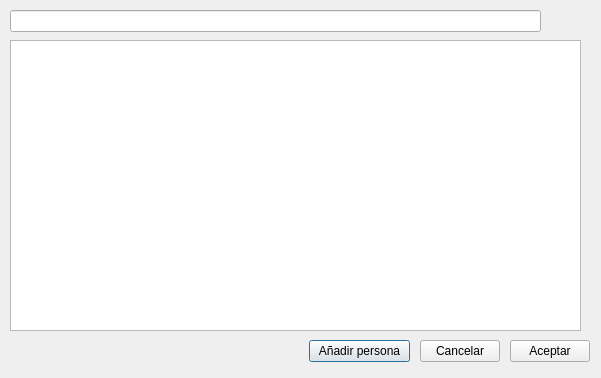
<?xml version="1.0" encoding="UTF-8"?>
<ui version="4.0">
 <class>dlgSeleccionarPersona</class>
 <widget class="QDialog" name="dlgSeleccionarPersona">
  <property name="geometry">
   <rect>
    <x>0</x>
    <y>0</y>
    <width>601</width>
    <height>378</height>
   </rect>
  </property>
  <property name="windowTitle">
   <string>Dialog</string>
  </property>
  <widget class="QTableView" name="twPersonas">
   <property name="geometry">
    <rect>
     <x>10</x>
     <y>40</y>
     <width>571</width>
     <height>291</height>
    </rect>
   </property>
  </widget>
  <widget class="QLineEdit" name="txtFiltroPersona">
   <property name="geometry">
    <rect>
     <x>10</x>
     <y>10</y>
     <width>531</width>
     <height>22</height>
    </rect>
   </property>
  </widget>
  <widget class="QPushButton" name="btAnadirPersona">
   <property name="geometry">
    <rect>
     <x>309</x>
     <y>340</y>
     <width>101</width>
     <height>22</height>
    </rect>
   </property>
   <property name="text">
    <string>Añadir persona</string>
   </property>
  </widget>
  <widget class="QPushButton" name="btCancelar">
   <property name="geometry">
    <rect>
     <x>420</x>
     <y>340</y>
     <width>80</width>
     <height>22</height>
    </rect>
   </property>
   <property name="text">
    <string>Cancelar</string>
   </property>
  </widget>
  <widget class="QPushButton" name="btOK">
   <property name="geometry">
    <rect>
     <x>510</x>
     <y>340</y>
     <width>80</width>
     <height>22</height>
    </rect>
   </property>
   <property name="text">
    <string>Aceptar</string>
   </property>
  </widget>
 </widget>
 <resources/>
 <connections/>
</ui>
